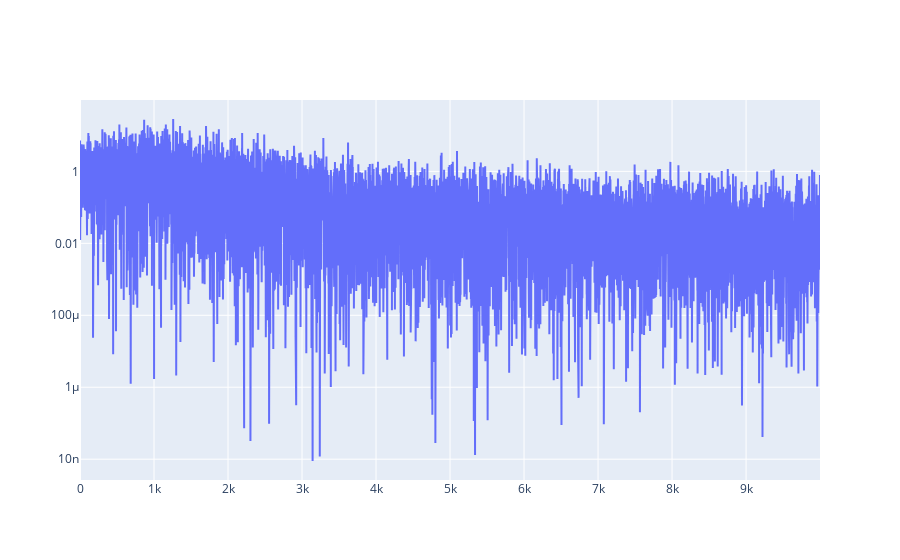

Notebook source saved alongside this figure:
### Code cell
go.Figure(
    layout=dict(yaxis_type="log"),
    data=[go.Scatter(y=[error ** 2 for error in experiment.td_errors])]
)

### Figure 1 — Plotly figure (JSON) as saved in the notebook; plotly's stock layout.template omitted (floating-point values rounded to 4 significant figures; data arrays with more than 128 entries replaced by an {"elided": "..."} marker saying what was removed)
{"data": [{"type": "scatter", "y": {"elided": "10000 float values"}}], "layout": {"yaxis": {"type": "log"}}}
